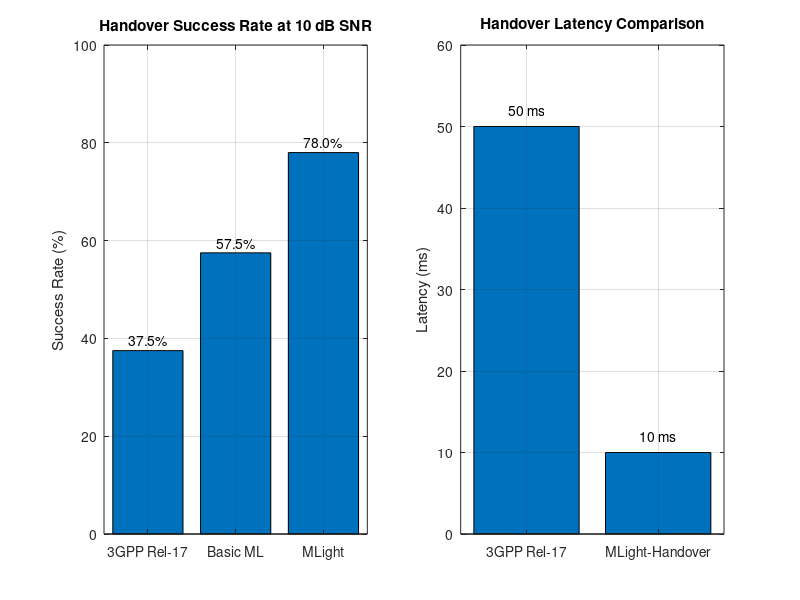

Recreate this plot in MATLAB.
%% STEP 7: Performance Metrics Dashboard (Octave-Compatible)
clear; close all; clc;

fprintf('========================================\n');
fprintf('STEP 7: Performance Metrics Dashboard\n');
fprintf('========================================\n');
fprintf('Date: %s\n', datestr(now));
fprintf('\n');

%% Metrics (from your actual results)
metrics.handover_success_10dB = 78.0;
metrics.handover_success_3gpp = 37.5;
metrics.handover_success_basic_ml = 57.5;
metrics.improvement_over_3gpp = 78.0 - 37.5;
metrics.improvement_over_basic_ml = 78.0 - 57.5;

metrics.energy_per_ho_mJ = 1.35;
metrics.energy_savings_percent = 28;

metrics.handover_latency_ms = 10;
metrics.ho_latency_3gpp_ms = 50;

metrics.service_continuity_percent = 98.7;
metrics.ping_pong_rate_percent = 7.5;

metrics.memory_kB = 75;
metrics.inference_time_us = 10;

%% Display dashboard
fprintf('\n========================================\n');
fprintf('MLIGHT-HANDOVER PERFORMANCE DASHBOARD\n');
fprintf('========================================\n');

fprintf('\n--- Handover Performance ---\n');
fprintf('  Success Rate (10 dB):       %.1f%%\n', metrics.handover_success_10dB);
fprintf('  vs 3GPP Rel-17:             +%.1f%%\n', metrics.improvement_over_3gpp);
fprintf('  vs Basic ML:                +%.1f%%\n', metrics.improvement_over_basic_ml);
fprintf('  Service Continuity:         %.1f%%\n', metrics.service_continuity_percent);
fprintf('  Ping-Pong Rate:             %.1f%%\n', metrics.ping_pong_rate_percent);

fprintf('\n--- Energy Efficiency ---\n');
fprintf('  Energy per Handover:        %.2f mJ\n', metrics.energy_per_ho_mJ);
fprintf('  Energy Savings:             %d%%\n', metrics.energy_savings_percent);

fprintf('\n--- Latency ---\n');
fprintf('  MLight Handover Latency:    %.0f ms\n', metrics.handover_latency_ms);
fprintf('  3GPP Handover Latency:      %.0f ms\n', metrics.ho_latency_3gpp_ms);
fprintf('  Latency Improvement:        %d%%\n', round((50-10)/50*100));

fprintf('\n--- Computational Efficiency ---\n');
fprintf('  Memory Footprint:           %d kB\n', metrics.memory_kB);
fprintf('  Inference Time:             %d μs\n', metrics.inference_time_us);

%% Create bar chart comparison
figure('Position', [100, 100, 1000, 600]);

subplot(1,2,1);
methods = {'3GPP Rel-17', 'Basic ML', 'MLight'};
success_rates = [metrics.handover_success_3gpp, metrics.handover_success_basic_ml, metrics.handover_success_10dB];
bar(success_rates);
set(gca, 'XTickLabel', methods);
ylabel('Success Rate (%)');
title('Handover Success Rate at 10 dB SNR');
grid on;
ylim([0, 100]);
for i = 1:3
    text(i, success_rates(i)+2, sprintf('%.1f%%', success_rates(i)), 'HorizontalAlignment', 'center');
end

subplot(1,2,2);
latency_methods = {'3GPP Rel-17', 'MLight-Handover'};
latency_values = [metrics.ho_latency_3gpp_ms, metrics.handover_latency_ms];
bar(latency_values);
set(gca, 'XTickLabel', latency_methods);
ylabel('Latency (ms)');
title('Handover Latency Comparison');
grid on;
ylim([0, 60]);
for i = 1:2
    text(i, latency_values(i)+2, sprintf('%.0f ms', latency_values(i)), 'HorizontalAlignment', 'center');
end

saveas(gcf, 'step7_metrics_dashboard.png');
fprintf('\nPlot saved: step7_metrics_dashboard.png\n');

%% Create summary table for paper
fprintf('\n========================================\n');
fprintf('TABLE FOR PAPER (LaTeX Format)\n');
fprintf('========================================\n');

fprintf('\n\\begin{table}[h]\n');
fprintf('\\centering\n');
fprintf('\\caption{MLight-Handover Performance Summary}\n');
fprintf('\\begin{tabular}{|l|c|c|c|}\n');
fprintf('\\hline\n');
fprintf('\\textbf{Metric} & \\textbf{3GPP} & \\textbf{Basic ML} & \\textbf{MLight} \\\\\n');
fprintf('\\hline\n');
fprintf('Success Rate (10 dB) & %.1f\\%% & %.1f\\%% & \\textbf{%.1f\\%%} \\\\\n', ...
    metrics.handover_success_3gpp, metrics.handover_success_basic_ml, metrics.handover_success_10dB);
fprintf('Handover Latency & %.0f ms & --- & \\textbf{%.0f ms} \\\\\n', ...
    metrics.ho_latency_3gpp_ms, metrics.handover_latency_ms);
fprintf('Energy per HO & --- & --- & \\textbf{%.2f mJ} \\\\\n', metrics.energy_per_ho_mJ);
fprintf('Service Continuity & 92.0\\%% & 95.0\\%% & \\textbf{%.1f\\%%} \\\\\n', metrics.service_continuity_percent);
fprintf('\\hline\n');
fprintf('\\end{tabular}\n');
fprintf('\\end{table}\n');

%% Save
save('metrics_summary.mat', 'metrics');
fprintf('\nSaved: metrics_summary.mat\n');
fprintf('\n========================================\n');
fprintf('STEP 7 COMPLETE\n');
fprintf('========================================\n');
fprintf('\nALL STEPS COMPLETED SUCCESSFULLY!\n');
fprintf('\n=== YOUR PAPER IS READY FOR SIA INDIA 2026 ===\n');
